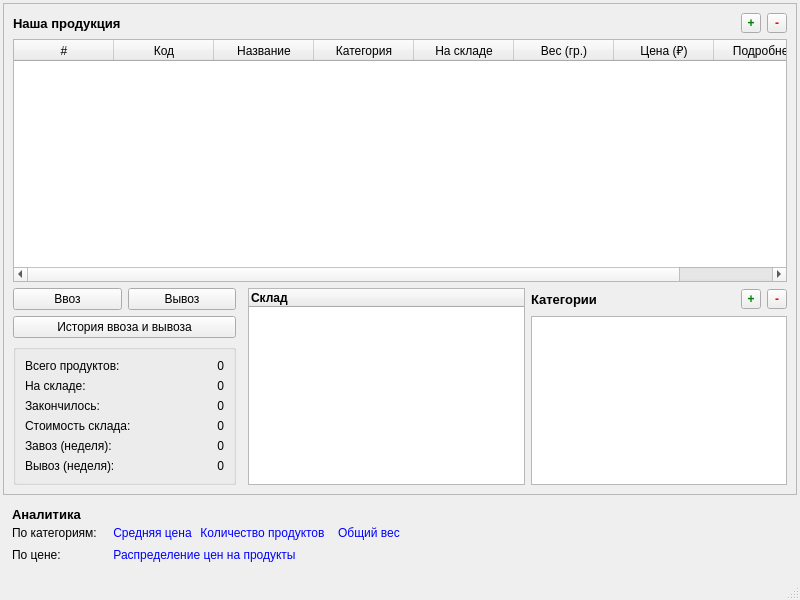
<?xml version="1.0" encoding="UTF-8"?>
<ui version="4.0">
 <class>MainWindow</class>
 <widget class="QMainWindow" name="MainWindow">
  <property name="geometry">
   <rect>
    <x>0</x>
    <y>0</y>
    <width>800</width>
    <height>600</height>
   </rect>
  </property>
  <property name="windowTitle">
   <string>Учет техники</string>
  </property>
  <widget class="QWidget" name="w_main">
   <layout class="QGridLayout" name="gl_main">
    <property name="leftMargin">
     <number>3</number>
    </property>
    <property name="topMargin">
     <number>3</number>
    </property>
    <property name="rightMargin">
     <number>3</number>
    </property>
    <property name="bottomMargin">
     <number>3</number>
    </property>
    <property name="spacing">
     <number>3</number>
    </property>
    <item row="0" column="0" rowspan="2" colspan="3">
     <widget class="QFrame" name="f_top">
      <property name="sizePolicy">
       <sizepolicy hsizetype="Preferred" vsizetype="Preferred">
        <horstretch>0</horstretch>
        <verstretch>0</verstretch>
       </sizepolicy>
      </property>
      <property name="frameShape">
       <enum>QFrame::Shape::StyledPanel</enum>
      </property>
      <property name="frameShadow">
       <enum>QFrame::Shadow::Raised</enum>
      </property>
      <layout class="QGridLayout" name="gl_top">
       <item row="9" column="4" colspan="9">
        <widget class="QLabel" name="l_categories">
         <property name="font">
          <font>
           <pointsize>10</pointsize>
           <bold>true</bold>
          </font>
         </property>
         <property name="text">
          <string>Категории</string>
         </property>
        </widget>
       </item>
       <item row="9" column="3" rowspan="3">
        <widget class="QTreeWidget" name="treew_storage">
         <property name="editTriggers">
          <set>QAbstractItemView::EditTrigger::NoEditTriggers</set>
         </property>
         <column>
          <property name="text">
           <string>Склад</string>
          </property>
          <property name="font">
           <font>
            <bold>true</bold>
           </font>
          </property>
         </column>
        </widget>
       </item>
       <item row="9" column="1">
        <widget class="QPushButton" name="pb_outcome">
         <property name="toolTip">
          <string>Вывезти продукцию</string>
         </property>
         <property name="text">
          <string>Вывоз</string>
         </property>
        </widget>
       </item>
       <item row="11" column="0" colspan="2">
        <widget class="QGroupBox" name="gb_metrics">
         <property name="sizePolicy">
          <sizepolicy hsizetype="Preferred" vsizetype="Fixed">
           <horstretch>0</horstretch>
           <verstretch>0</verstretch>
          </sizepolicy>
         </property>
         <property name="title">
          <string/>
         </property>
         <layout class="QGridLayout" name="gl_metrics">
          <item row="1" column="1">
           <widget class="QLabel" name="l_inventory_count_value">
            <property name="sizePolicy">
             <sizepolicy hsizetype="Expanding" vsizetype="Fixed">
              <horstretch>0</horstretch>
              <verstretch>0</verstretch>
             </sizepolicy>
            </property>
            <property name="text">
             <string>0</string>
            </property>
            <property name="alignment">
             <set>Qt::AlignmentFlag::AlignRight|Qt::AlignmentFlag::AlignTrailing|Qt::AlignmentFlag::AlignVCenter</set>
            </property>
           </widget>
          </item>
          <item row="7" column="1">
           <widget class="QLabel" name="l_outcome_last_week_value">
            <property name="sizePolicy">
             <sizepolicy hsizetype="Expanding" vsizetype="Fixed">
              <horstretch>0</horstretch>
              <verstretch>0</verstretch>
             </sizepolicy>
            </property>
            <property name="text">
             <string>0</string>
            </property>
            <property name="alignment">
             <set>Qt::AlignmentFlag::AlignRight|Qt::AlignmentFlag::AlignTrailing|Qt::AlignmentFlag::AlignVCenter</set>
            </property>
           </widget>
          </item>
          <item row="0" column="1">
           <widget class="QLabel" name="l_products_count_value">
            <property name="sizePolicy">
             <sizepolicy hsizetype="Expanding" vsizetype="Fixed">
              <horstretch>0</horstretch>
              <verstretch>0</verstretch>
             </sizepolicy>
            </property>
            <property name="text">
             <string>0</string>
            </property>
            <property name="alignment">
             <set>Qt::AlignmentFlag::AlignRight|Qt::AlignmentFlag::AlignTrailing|Qt::AlignmentFlag::AlignVCenter</set>
            </property>
           </widget>
          </item>
          <item row="7" column="0">
           <widget class="QLabel" name="l_outcome_last_week">
            <property name="sizePolicy">
             <sizepolicy hsizetype="Expanding" vsizetype="Fixed">
              <horstretch>0</horstretch>
              <verstretch>0</verstretch>
             </sizepolicy>
            </property>
            <property name="text">
             <string>Вывоз (неделя):</string>
            </property>
           </widget>
          </item>
          <item row="6" column="1">
           <widget class="QLabel" name="l_income_last_week_value">
            <property name="sizePolicy">
             <sizepolicy hsizetype="Expanding" vsizetype="Fixed">
              <horstretch>0</horstretch>
              <verstretch>0</verstretch>
             </sizepolicy>
            </property>
            <property name="text">
             <string>0</string>
            </property>
            <property name="alignment">
             <set>Qt::AlignmentFlag::AlignRight|Qt::AlignmentFlag::AlignTrailing|Qt::AlignmentFlag::AlignVCenter</set>
            </property>
           </widget>
          </item>
          <item row="2" column="0">
           <widget class="QLabel" name="l_run_out">
            <property name="sizePolicy">
             <sizepolicy hsizetype="Expanding" vsizetype="Fixed">
              <horstretch>0</horstretch>
              <verstretch>0</verstretch>
             </sizepolicy>
            </property>
            <property name="text">
             <string>Закончилось:</string>
            </property>
           </widget>
          </item>
          <item row="4" column="0">
           <widget class="QLabel" name="l_total_price">
            <property name="sizePolicy">
             <sizepolicy hsizetype="Expanding" vsizetype="Fixed">
              <horstretch>0</horstretch>
              <verstretch>0</verstretch>
             </sizepolicy>
            </property>
            <property name="text">
             <string>Стоимость склада:                        </string>
            </property>
           </widget>
          </item>
          <item row="4" column="1">
           <widget class="QLabel" name="l_total_price_value">
            <property name="sizePolicy">
             <sizepolicy hsizetype="Expanding" vsizetype="Fixed">
              <horstretch>0</horstretch>
              <verstretch>0</verstretch>
             </sizepolicy>
            </property>
            <property name="text">
             <string>0</string>
            </property>
            <property name="alignment">
             <set>Qt::AlignmentFlag::AlignRight|Qt::AlignmentFlag::AlignTrailing|Qt::AlignmentFlag::AlignVCenter</set>
            </property>
           </widget>
          </item>
          <item row="2" column="1">
           <widget class="QLabel" name="l_run_out_value">
            <property name="sizePolicy">
             <sizepolicy hsizetype="Expanding" vsizetype="Fixed">
              <horstretch>0</horstretch>
              <verstretch>0</verstretch>
             </sizepolicy>
            </property>
            <property name="text">
             <string>0</string>
            </property>
            <property name="alignment">
             <set>Qt::AlignmentFlag::AlignRight|Qt::AlignmentFlag::AlignTrailing|Qt::AlignmentFlag::AlignVCenter</set>
            </property>
           </widget>
          </item>
          <item row="6" column="0">
           <widget class="QLabel" name="l_income_last_week">
            <property name="sizePolicy">
             <sizepolicy hsizetype="Expanding" vsizetype="Fixed">
              <horstretch>0</horstretch>
              <verstretch>0</verstretch>
             </sizepolicy>
            </property>
            <property name="text">
             <string>Завоз (неделя):</string>
            </property>
           </widget>
          </item>
          <item row="0" column="0">
           <widget class="QLabel" name="l_products_count">
            <property name="sizePolicy">
             <sizepolicy hsizetype="Expanding" vsizetype="Fixed">
              <horstretch>0</horstretch>
              <verstretch>0</verstretch>
             </sizepolicy>
            </property>
            <property name="text">
             <string>Всего продуктов:</string>
            </property>
           </widget>
          </item>
          <item row="1" column="0">
           <widget class="QLabel" name="l_inventory_count">
            <property name="sizePolicy">
             <sizepolicy hsizetype="Expanding" vsizetype="Fixed">
              <horstretch>0</horstretch>
              <verstretch>0</verstretch>
             </sizepolicy>
            </property>
            <property name="text">
             <string>На складе:</string>
            </property>
           </widget>
          </item>
         </layout>
        </widget>
       </item>
       <item row="10" column="4" rowspan="2" colspan="11">
        <widget class="QListWidget" name="lw_categories">
         <property name="editTriggers">
          <set>QAbstractItemView::EditTrigger::NoEditTriggers</set>
         </property>
        </widget>
       </item>
       <item row="1" column="13">
        <widget class="QToolButton" name="tb_add_product">
         <property name="minimumSize">
          <size>
           <width>20</width>
           <height>20</height>
          </size>
         </property>
         <property name="maximumSize">
          <size>
           <width>20</width>
           <height>20</height>
          </size>
         </property>
         <property name="font">
          <font>
           <pointsize>9</pointsize>
           <bold>true</bold>
          </font>
         </property>
         <property name="styleSheet">
          <string notr="true">color:green</string>
         </property>
         <property name="text">
          <string>+</string>
         </property>
        </widget>
       </item>
       <item row="1" column="14">
        <widget class="QToolButton" name="tb_remove_product">
         <property name="minimumSize">
          <size>
           <width>20</width>
           <height>20</height>
          </size>
         </property>
         <property name="maximumSize">
          <size>
           <width>20</width>
           <height>20</height>
          </size>
         </property>
         <property name="font">
          <font>
           <pointsize>9</pointsize>
           <bold>true</bold>
          </font>
         </property>
         <property name="styleSheet">
          <string notr="true">color:red</string>
         </property>
         <property name="text">
          <string>-</string>
         </property>
        </widget>
       </item>
       <item row="1" column="0" colspan="13">
        <widget class="QLabel" name="l_products">
         <property name="font">
          <font>
           <pointsize>10</pointsize>
           <bold>true</bold>
          </font>
         </property>
         <property name="text">
          <string>Наша продукция</string>
         </property>
        </widget>
       </item>
       <item row="3" column="0" rowspan="2" colspan="15">
        <widget class="QTableWidget" name="tw_products">
         <property name="editTriggers">
          <set>QAbstractItemView::EditTrigger::NoEditTriggers</set>
         </property>
         <property name="selectionMode">
          <enum>QAbstractItemView::SelectionMode::SingleSelection</enum>
         </property>
         <property name="selectionBehavior">
          <enum>QAbstractItemView::SelectionBehavior::SelectRows</enum>
         </property>
         <property name="sortingEnabled">
          <bool>true</bool>
         </property>
         <attribute name="verticalHeaderVisible">
          <bool>false</bool>
         </attribute>
         <column>
          <property name="text">
           <string>#</string>
          </property>
         </column>
         <column>
          <property name="text">
           <string>Код</string>
          </property>
         </column>
         <column>
          <property name="text">
           <string>Название</string>
          </property>
         </column>
         <column>
          <property name="text">
           <string>Категория</string>
          </property>
         </column>
         <column>
          <property name="text">
           <string>На складе</string>
          </property>
         </column>
         <column>
          <property name="text">
           <string>Вес (гр.)</string>
          </property>
         </column>
         <column>
          <property name="text">
           <string>Цена (₽)</string>
          </property>
         </column>
         <column>
          <property name="text">
           <string>Подробнее</string>
          </property>
         </column>
        </widget>
       </item>
       <item row="9" column="13">
        <widget class="QToolButton" name="tb_add_category">
         <property name="sizePolicy">
          <sizepolicy hsizetype="Fixed" vsizetype="Fixed">
           <horstretch>0</horstretch>
           <verstretch>0</verstretch>
          </sizepolicy>
         </property>
         <property name="minimumSize">
          <size>
           <width>20</width>
           <height>20</height>
          </size>
         </property>
         <property name="maximumSize">
          <size>
           <width>20</width>
           <height>20</height>
          </size>
         </property>
         <property name="font">
          <font>
           <pointsize>9</pointsize>
           <bold>true</bold>
          </font>
         </property>
         <property name="styleSheet">
          <string notr="true">color:green</string>
         </property>
         <property name="text">
          <string>+</string>
         </property>
        </widget>
       </item>
       <item row="9" column="14">
        <widget class="QToolButton" name="tb_remove_category">
         <property name="sizePolicy">
          <sizepolicy hsizetype="Fixed" vsizetype="Fixed">
           <horstretch>0</horstretch>
           <verstretch>0</verstretch>
          </sizepolicy>
         </property>
         <property name="minimumSize">
          <size>
           <width>20</width>
           <height>20</height>
          </size>
         </property>
         <property name="maximumSize">
          <size>
           <width>20</width>
           <height>20</height>
          </size>
         </property>
         <property name="font">
          <font>
           <pointsize>9</pointsize>
           <bold>true</bold>
          </font>
         </property>
         <property name="styleSheet">
          <string notr="true">color:red</string>
         </property>
         <property name="text">
          <string>-</string>
         </property>
        </widget>
       </item>
       <item row="9" column="0">
        <widget class="QPushButton" name="pb_income">
         <property name="toolTip">
          <string>Завезти продукцию</string>
         </property>
         <property name="text">
          <string>Ввоз</string>
         </property>
        </widget>
       </item>
       <item row="10" column="0" colspan="2">
        <widget class="QPushButton" name="pb_income_outcome">
         <property name="text">
          <string>История ввоза и вывоза</string>
         </property>
        </widget>
       </item>
      </layout>
     </widget>
    </item>
    <item row="2" column="0" colspan="3">
     <widget class="QWidget" name="w_analytics" native="true">
      <property name="sizePolicy">
       <sizepolicy hsizetype="Preferred" vsizetype="Fixed">
        <horstretch>0</horstretch>
        <verstretch>0</verstretch>
       </sizepolicy>
      </property>
      <layout class="QGridLayout" name="gl_analytics">
       <property name="horizontalSpacing">
        <number>12</number>
       </property>
       <property name="verticalSpacing">
        <number>0</number>
       </property>
       <item row="2" column="0">
        <widget class="QLabel" name="l_analytics_by_categories">
         <property name="sizePolicy">
          <sizepolicy hsizetype="Fixed" vsizetype="Fixed">
           <horstretch>0</horstretch>
           <verstretch>0</verstretch>
          </sizepolicy>
         </property>
         <property name="text">
          <string>По категориям:</string>
         </property>
        </widget>
       </item>
       <item row="0" column="0">
        <widget class="QLabel" name="l_analytics">
         <property name="sizePolicy">
          <sizepolicy hsizetype="Fixed" vsizetype="Fixed">
           <horstretch>0</horstretch>
           <verstretch>0</verstretch>
          </sizepolicy>
         </property>
         <property name="font">
          <font>
           <pointsize>10</pointsize>
           <bold>true</bold>
          </font>
         </property>
         <property name="text">
          <string>Аналитика</string>
         </property>
        </widget>
       </item>
       <item row="4" column="0">
        <widget class="QLabel" name="l_analytics_by_price">
         <property name="sizePolicy">
          <sizepolicy hsizetype="Fixed" vsizetype="Fixed">
           <horstretch>0</horstretch>
           <verstretch>0</verstretch>
          </sizepolicy>
         </property>
         <property name="text">
          <string>По цене:</string>
         </property>
        </widget>
       </item>
       <item row="2" column="1">
        <layout class="QHBoxLayout" name="hl_abc">
         <property name="spacing">
          <number>0</number>
         </property>
         <item>
          <widget class="QPushButton" name="pb_abc_average_price">
           <property name="sizePolicy">
            <sizepolicy hsizetype="Fixed" vsizetype="Fixed">
             <horstretch>0</horstretch>
             <verstretch>0</verstretch>
            </sizepolicy>
           </property>
           <property name="styleSheet">
            <string notr="true">color:blue</string>
           </property>
           <property name="text">
            <string>Средняя цена</string>
           </property>
           <property name="flat">
            <bool>true</bool>
           </property>
          </widget>
         </item>
         <item>
          <widget class="QPushButton" name="pb_abc_product_count">
           <property name="sizePolicy">
            <sizepolicy hsizetype="Fixed" vsizetype="Fixed">
             <horstretch>0</horstretch>
             <verstretch>0</verstretch>
            </sizepolicy>
           </property>
           <property name="styleSheet">
            <string notr="true">color:blue</string>
           </property>
           <property name="text">
            <string>Количество продуктов</string>
           </property>
           <property name="flat">
            <bool>true</bool>
           </property>
          </widget>
         </item>
         <item>
          <widget class="QPushButton" name="pb_abc_total_weight">
           <property name="sizePolicy">
            <sizepolicy hsizetype="Fixed" vsizetype="Fixed">
             <horstretch>0</horstretch>
             <verstretch>0</verstretch>
            </sizepolicy>
           </property>
           <property name="styleSheet">
            <string notr="true">color:blue</string>
           </property>
           <property name="text">
            <string>Общий вес</string>
           </property>
           <property name="flat">
            <bool>true</bool>
           </property>
          </widget>
         </item>
         <item>
          <spacer name="horizontalSpacer_2">
           <property name="orientation">
            <enum>Qt::Orientation::Horizontal</enum>
           </property>
           <property name="sizeHint" stdset="0">
            <size>
             <width>40</width>
             <height>20</height>
            </size>
           </property>
          </spacer>
         </item>
        </layout>
       </item>
       <item row="4" column="1">
        <layout class="QHBoxLayout" name="horizontalLayout">
         <property name="spacing">
          <number>0</number>
         </property>
         <item>
          <widget class="QPushButton" name="pb_abp_product_distribution">
           <property name="sizePolicy">
            <sizepolicy hsizetype="Fixed" vsizetype="Fixed">
             <horstretch>0</horstretch>
             <verstretch>0</verstretch>
            </sizepolicy>
           </property>
           <property name="styleSheet">
            <string notr="true">color:blue</string>
           </property>
           <property name="text">
            <string>Распределение цен на продукты</string>
           </property>
           <property name="flat">
            <bool>true</bool>
           </property>
          </widget>
         </item>
         <item>
          <spacer name="horizontalSpacer">
           <property name="orientation">
            <enum>Qt::Orientation::Horizontal</enum>
           </property>
           <property name="sizeHint" stdset="0">
            <size>
             <width>40</width>
             <height>20</height>
            </size>
           </property>
          </spacer>
         </item>
        </layout>
       </item>
      </layout>
     </widget>
    </item>
   </layout>
  </widget>
  <widget class="QStatusBar" name="statusbar"/>
 </widget>
 <resources/>
 <connections/>
</ui>
